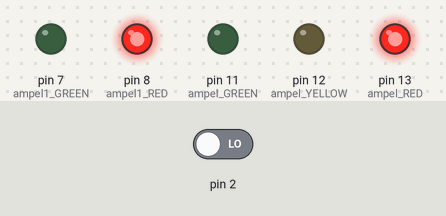
The sketch below on a simulated Arduino Uno, built with avr-gcc and run on an emulated ATmega328P. Shown: output pins drawn as LEDs (lit = HIGH). Inputs (shaded band) come from the test bench; at power-on: pin 2 LOW.

Above: at 1.2 s.
1.3 s: pin 2 driven HIGH
At 4.9 s:
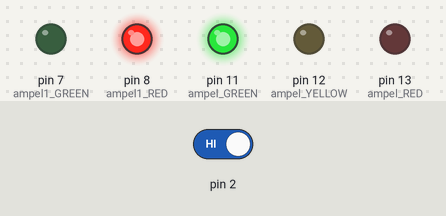
At 10.3 s:
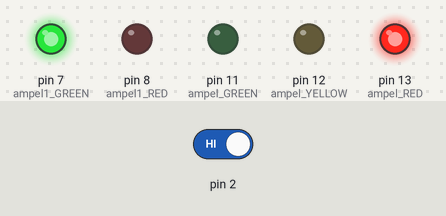
Timing chart, 0 to 16.0 s (numbered marks = the images above; inputs shaded):
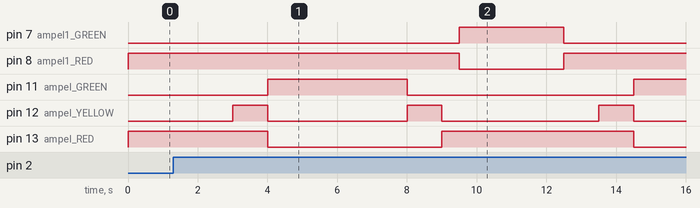

The sketch:

Fussgaenger_Ampel.ino
```cpp
int ampel_RED = 13;
int ampel_YELLOW = 12;
int ampel_GREEN = 11;
int ampel1_RED = 8;
int ampel1_GREEN = 7;
boolean request = false;

void setup() {

  // put your setup code here, to run once:
  pinMode(2,INPUT);
  pinMode(3,INPUT);
  pinMode(ampel_GREEN,OUTPUT);
  pinMode(ampel_YELLOW,OUTPUT);
  pinMode(ampel_RED,OUTPUT);
  pinMode(ampel1_RED,OUTPUT);
  pinMode(ampel1_GREEN,OUTPUT);
  attachInterrupt(digitalPinToInterrupt(2), fussgaenger, RISING);
  digitalWrite(ampel1_RED, HIGH);
}

void loop() {
  // put your main code here, to run repeatedly:
  digitalWrite(ampel_RED, HIGH);
  if (request == true) {
    delay(500);
    digitalWrite(ampel1_RED, LOW);
    digitalWrite(ampel1_GREEN, HIGH);
    delay(3000);
    digitalWrite(ampel1_RED, HIGH);
    digitalWrite(ampel1_GREEN, LOW);
    delay(1000);
    request = false;
  } else {
  delay(3000);
  }
  digitalWrite(ampel_RED, HIGH);
  digitalWrite(ampel_YELLOW, HIGH);
  delay(1000);
  digitalWrite(ampel_YELLOW, LOW);
  digitalWrite(ampel_RED, LOW);
  digitalWrite(ampel_GREEN, HIGH);
  delay(4000);
  digitalWrite(ampel_GREEN, LOW);
  digitalWrite(ampel_YELLOW, HIGH);
  delay(1000);
  digitalWrite(ampel_YELLOW, LOW);

}

void fussgaenger() {
  request = true;
}
```

Measured:
- after the input at 1.3 s, pin 7 (ampel1_GREEN): LOW → HIGH after 8.2 s, → LOW 3.0 s later; pin 8 (ampel1_RED): HIGH → LOW after 8.2 s, → HIGH 3.0 s later
- by itself, pin 12 (ampel_YELLOW): alternates HIGH for 1.0 s and LOW for 4.3 s
